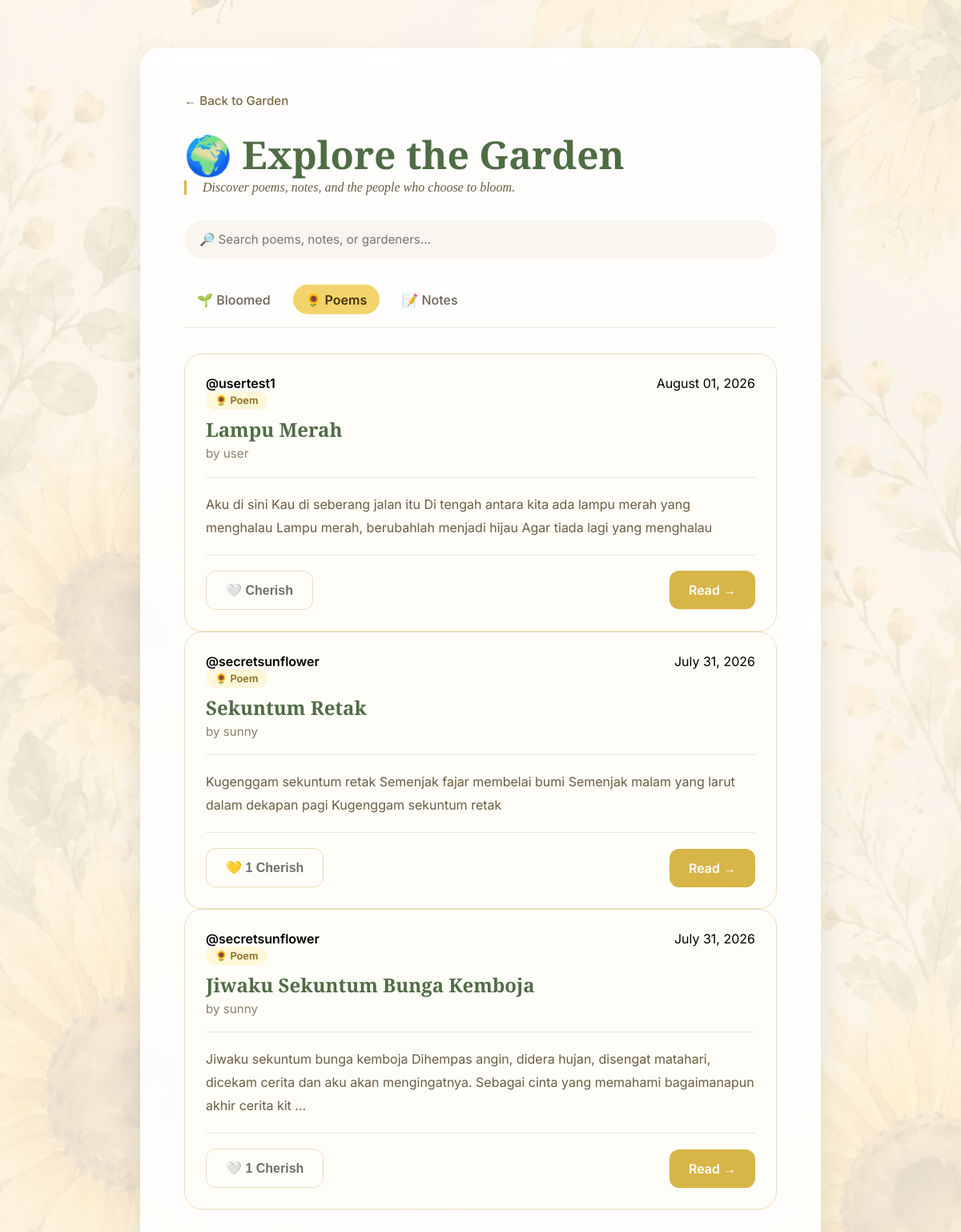
/explore/?tab=poems (signed in), run on the app's committed database.
### app/models.py (models this page shows, shortened)
class Poem(db.Model):
    __tablename__ = "poems"
    id = db.Column(
        db.Integer,
        primary_key=True,
    )
    title = db.Column(
        db.String(150),
        nullable=False,
    )
    content = db.Column(
        db.Text,
        nullable=False,
    )
    is_public = db.Column(
        db.Boolean,
        default=False,
        nullable=False,
    )
    created_at = db.Column(
        db.DateTime,
        default=datetime.utcnow,
        nullable=False,
    )
    updated_at = db.Column(
        db.DateTime,
        default=datetime.utcnow,
        onupdate=datetime.utcnow,
        nullable=False,
    )
    user_id = db.Column(
        db.Integer,
        db.ForeignKey("users.id"),
        nullable=False,
    )
    author = db.relationship(
        "User",
        back_populates="poems",
    )
    cherishes = db.relationship(
    "Cherish",
    back_populates="poem",
    cascade="all, delete-orphan",
)

class User(UserMixin, db.Model):
    __tablename__ = "users"
    id = db.Column(
        db.Integer,
        primary_key=True,
    )
    username = db.Column(
        db.String(50),
        unique=True,
        nullable=False,
    )
    display_name = db.Column(
        db.String(100),
        nullable=False,
    )
    email = db.Column(
        db.String(120),
        unique=True,
        nullable=False,
    )
    password_hash = db.Column(
        db.String(255),
        nullable=False,
    )
    created_at = db.Column(
        db.DateTime,
        default=datetime.utcnow,
        nullable=False,
    )
    bio = db.Column(
        db.String(250),
        nullable=True,
    )
    poems = db.relationship(
        "Poem",
        back_populates="author",
        cascade="all, delete-orphan",
        lazy=True,
    )
    notes = db.relationship(
        "Note",
        back_populates="author",
        cascade="all, delete-orphan",
        lazy=True,
    )
    cherishes = db.relationship(
    "Cherish",
    back_populates="user",
    cascade="all, delete-orphan",
)

### app/explore/routes.py (the view)
@explore.route("/")
@login_required
def home():
    active_tab = request.args.get(
        "tab",
        "bloomed",
    )
    poems = (
        Poem.query.filter_by(
            is_public=True,
        )
        .order_by(
            Poem.created_at.desc(),
        )
        .all()
    )
    notes = (
        Note.query.filter_by(
            is_public=True,
        )
        .order_by(
            Note.created_at.desc(),
        )
        .all()
    )
    if active_tab == "poems":
        feed = poems
    elif active_tab == "notes":
        feed = notes
    else:
        feed = sorted(
            poems + notes,
            key=lambda item: item.created_at,
            reverse=True,
        )
    for item in feed:
        item.is_cherished = any(
        cherish.user_id == current_user.id
        for cherish in item.cherishes
    )
    return render_template(
        "explore/home.html",
        active_tab=active_tab,
        feed=feed,
    )

### app/templates/explore/home.html (shortened to what this page needs)
<!DOCTYPE html>
<html lang="en">
<head>
    <link rel="stylesheet"
          href="{{ url_for('static', filename='css/poem.css') }}">
</head>
<body>
<main class="container">
    <div class="card poems-overview">
        <a href="{{ url_for('garden.home') }}"
           class="back-link">
            ← Back to Garden
        </a>
        <h1>
            🌍 Explore the Garden
        </h1>
        <p class="intro">
            Discover poems, notes, and the people who choose to bloom.
        </p>
        <div class="explore-search">
            <input
                type="search"
                placeholder="🔎 Search poems, notes, or gardeners...">
        </div>
        <nav class="explore-tabs">
            <a href="{{ url_for('explore.home', tab='bloomed') }}"
               class="{% if active_tab == 'bloomed' %}active{% endif %}">
                🌱 Bloomed
            </a>
            <a href="{{ url_for('explore.home', tab='poems') }}"
               class="{% if active_tab == 'poems' %}active{% endif %}">
                🌻 Poems
            </a>
            <a href="{{ url_for('explore.home', tab='notes') }}"
               class="{% if active_tab == 'notes' %}active{% endif %}">
                📝 Notes
            </a>
        </nav>
        <section class="explore-feed">
            {% if feed %}
                {% for item in feed %}
<article class="poem-card">
    <div class="poem-card-header">
        <div>
            <a href="{{ url_for(
                'profile.public_profile',
                username=item.author.username
            ) }}"
            class="feed-username">
                @{{ item.author.username }}
            </a>
        </div>
        <time datetime="{{ item.created_at.isoformat() }}">
            {{ item.created_at.strftime('%B %d, %Y') }}
        </time>
    </div>
    <div class="content-type">
        {% if item.__class__.__name__ == "Poem" %}
            🌻 Poem
        {% else %}
            📝 Note
        {% endif %}
    </div>
    <h2>
        {{ item.title }}
    </h2>
    <p class="author">
        by {{ item.author.display_name }}
    </p>
    <div class="community-divider"></div>
    <p class="poem-preview">
        {{ item.content[:180] }}
        {% if item.content|length > 180 %}
            …
        {% endif %}
    </p>
    <div class="community-divider"></div>
<div class="community-footer">
    {% if item.__class__.__name__ == "Poem" %}
        <form
            action="{{ url_for(
                'cherish.cherish_poem',
                poem_id=item.id
            ) }}"
            method="POST"
            style="display:inline;">
            <button
    type="submit"
    class="button secondary">
    {% if item.cherishes|length == 0 %}
        🤍 Cherish
    {% else %}
        {% if item.is_cherished %}
            💛
        {% else %}
            🤍
        {% endif %}
        {{ item.cherishes|length }}
        {{ "Cherish" if item.cherishes|length == 1 else "Cherishes" }}
    {% endif %}
</button>
    </form>
    {% endif %}
    {% if item.__class__.__name__ == "Poem" %}
        <a href="{{ url_for(
            'poem.view_poem',
            poem_id=item.id
        ) }}"
        class="button">
            Read →
        </a>
    {% endif %}
</div>
</article>
{% endfor %}
            {% else %}
                <p class="empty-state">
                    Nothing has bloomed yet.
                    <br><br>
                    Be the first gardener to share something beautiful.
                </p>
            {% endif %}
        </section>
    </div>
</main>
</body>
</html>

### app/static/css/poem.css (style rules this page uses)
* { margin:0; padding:0; box-sizing:border-box; }
body { font-family:"Inter",sans-serif; background: linear-gradient( rgba(255,248,235,.88), rgba(255,248,235,.88) ), url("../img/andbees.jfif"); background-size:cover; background-position:center; background-attachment:fixed; min-height:100vh; display:flex; justify-content:center; align-items:center; padding:60px 20px; }
.container { width:100%; max-width:850px; }
.card { background:rgba(255,255,255,.90); backdrop-filter:blur(8px); border-radius:24px; padding:55px; box-shadow: 0 18px 40px rgba(0,0,0,.10); }
.back-link { text-decoration:none; color:#7b6943; font-size:.95rem; font-weight:500; transition:.25s; }
h1 { margin-top:25px; font-family:"Cormorant Garamond",serif; font-size:3rem; color:#4f6d45; }
form { display:flex; flex-direction:column; gap:18px; }
.intro { border-left:3px solid #d8b547; padding-left:20px; font-family:"Lora", serif; font-size:1rem; font-style:italic; color:#6b5d41; }
input, textarea { width:100%; border:none; outline:none; background:#fffdf8; border:1px solid #eadfb8; border-radius:14px; padding:16px 18px; font-size:1rem; transition:.25s; font-family:"Inter",sans-serif; }
button { border:none; cursor:pointer; border-radius:12px; padding:14px 28px; font-size:1rem; font-weight:600; color:white; background:#d8b547; transition:.3s; }
.poem-card, .poem-detail, .poem-confirm { background:#fffdf8; border:1px solid #eadfb8; border-radius:22px; padding:26px; }
.poem-card-header { display:flex; justify-content:space-between; align-items:flex-start; gap:16px; flex-wrap:wrap; }
.poem-card h2, .poem-detail h1, .poem-confirm h1 { font-family:"Cormorant Garamond",serif; color:#4f6d45; margin:0; }
.poem-preview, .poem-date, .poem-content, .confirm-details p { color:#6b5d41; line-height:1.8; }
.poem-preview { margin:18px 0; font-size:1rem; }
.button { display:inline-flex; align-items:center; justify-content:center; padding:14px 24px; border-radius:12px; background:#d8b547; color:#fff; text-decoration:none; font-weight:600; }
.button.secondary, .cancel { background:transparent; color:#6f6f6f; border:1px solid #eadfb8; }
.author { color:#8d8066; font-size:.95rem; margin-top:4px; }
.explore-search { margin:2rem 0; }
.explore-search input { width:100%; padding:0.9rem 1.2rem; border:none; border-radius:999px; background:#f8f6ef; font-size:0.95rem; font-family:inherit; outline:none; transition:.25s; }
.explore-tabs { display:flex; gap:0.75rem; margin-bottom:2rem; border-bottom:1px solid #ece6d9; padding-bottom:1rem; }
.explore-tabs a { text-decoration:none; color:#6b6457; padding:0.55rem 1rem; border-radius:999px; transition:.25s; font-weight:500; }
.explore-tabs a.active { background:#f3d36b; color:#43330d; font-weight:600; }
.content-type { display:inline-block; margin-bottom:.5rem; font-size:.8rem; font-weight:600; color:#8c6d1f; background:#fff7d9; padding:.25rem .7rem; border-radius:999px; }
.community-divider { border-top:1px solid #ece6d9; margin:1.2rem 0; }
.community-footer { display:flex; justify-content:space-between; align-items:center; }
.feed-username { color: inherit; text-decoration: none; font-weight: 600; }

### data on the page
Poem: author.username "usertest1", created_at "August 01, 2026", title "Lampu Merah", author.display_name "user", content "Aku di sini Kau di seberang jalan itu Di tengah antara kita ada lampu merah yang menghalau Lampu merah, berubahlah menjadi hijau Agar tiada lagi yang menghalau", shows "🤍 Cherish"
Poem: author.username "secretsunflower", created_at "July 31, 2026", title "Sekuntum Retak", author.display_name "sunny", content "Kugenggam sekuntum retak Semenjak fajar membelai bumi Semenjak malam yang larut dalam dekapan pagi Kugenggam sekuntum retak", cherishes|length "1", cherishes "Cherish"
Poem: author.username "secretsunflower", created_at "July 31, 2026", title "Jiwaku Sekuntum Bunga Kemboja", author.display_name "sunny", content "Jiwaku sekuntum bunga kemboja Dihempas angin, didera hujan, disengat matahari, dicekam cerita dan aku akan mengingatnya. Sebagai cinta yang memahami bagaimanapun akhir cerita kit", cherishes|length "1", cherishes "Cherish"
